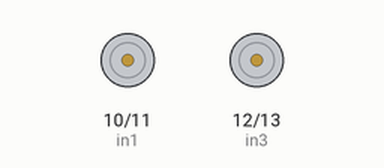
This sketch was run on a simulated Arduino Uno, built with avr-gcc and run on an emulated ATmega328P. Parts: motor-driver pin pairs drawn as motors (green arrow = first pin HIGH = forward, orange = second pin HIGH = backward, longer = more drive, scaled by the enable pin). At 27.4 s the program stops and its outputs stay as they are.

Above: at 0.1 s.
At 12.7 s:
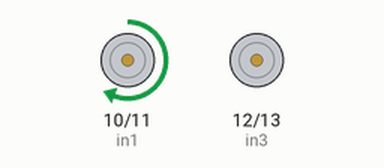
At 24.7 s:
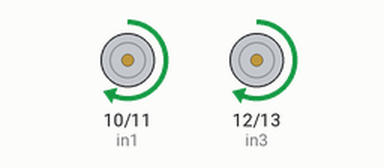
Timing chart, 0 to 28.9 s (numbered marks = the images above):
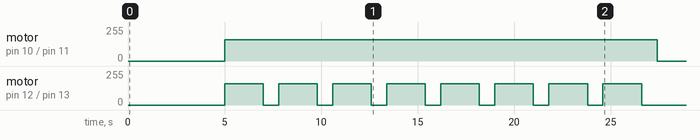

Measured:
- by itself, motor on pin 10 (in1) / pin 11 (in2): stopped → forward 160/255 at 5.0 s, → stopped 22.4 s later
- by itself, motor on pin 12 (in3) / pin 13 (in4): alternates forward 160/255 for 2.0 s and stopped for 0.80 s

The sketch:

Programme_controlled_robot.ino
```cpp
#define enA 3 // Enable1 L298 Pin enA
#define in1 10 // Motor1  L298 Pin in1
#define in2 11 // Motor1  L298 Pin in1
#define in3 12 // Motor2  L298 Pin in1
#define in4 13 // Motor2  L298 Pin in1
#define enB 5 // Enable2 L298 Pin enB

void setup() {
  // put your setup code here, to run once
  pinMode(enA, OUTPUT); // declare as output for L298 Pin enA
  pinMode(in1, OUTPUT); // declare as output for L298 Pin in1
  pinMode(in2, OUTPUT); // declare as output for L298 Pin in2
  pinMode(in3, OUTPUT); // declare as output for L298 Pin in3
  pinMode(in4, OUTPUT); // declare as output for L298 Pin in4
  pinMode(enB, OUTPUT); // declare as output for L298 Pin enB

  analogWrite(enA, 160); // Write The Duty Cycle 0 to 255 Enable Pin A for Motor1 Speed
  analogWrite(enB, 160); // Write The Duty Cycle 0 to 255 Enable Pin B for Motor2 Speed
}

void loop() {
  delay(5000);
  for (int i = 0; i < 2; i++) {
    for (int i = 0; i < 4; i++) {
      forward(); // Corrected function name
      delay(2000);
      turnRight(); // Corrected function name
      delay(800);
    }
  }
  Stop(); // Corrected function name
  while (true) {
    // Loop indefinitely after completing the for loop.
  }
}

void forward() { // Corrected function name
  digitalWrite(in1, HIGH); // Right Motor forward Pin
  digitalWrite(in2, LOW);  // Right Motor backward Pin
  digitalWrite(in3, HIGH); // Left Motor backward Pin
  digitalWrite(in4, LOW);   // Left Motor forward Pin
}

void backward() {          //turnRight
  digitalWrite(in1, LOW);  //Right Motor forword Pin
  digitalWrite(in2, HIGH);   //Right Motor backword Pin
  digitalWrite(in3, LOW);   //Left Motor backword Pin
  digitalWrite(in4, HIGH);   //Left Motor forword Pin
}

void turnRight() {
  digitalWrite(in1, HIGH); // Right Motor forward Pin
  digitalWrite(in2, LOW);  // Right Motor backward Pin
  digitalWrite(in3, LOW);   // Left Motor backward Pin
  digitalWrite(in4, LOW);   // Left Motor forward Pin
}

void turnLeft() {
  digitalWrite(in1, LOW);   // Right Motor forward Pin
  digitalWrite(in2, LOW);   // Right Motor backward Pin
  digitalWrite(in3, HIGH);  // Left Motor backward Pin
  digitalWrite(in4, LOW);   // Left Motor forward Pin
}

void Stop() {
  digitalWrite(in1, LOW); // Right Motor forward Pin
  digitalWrite(in2, LOW); // Right Motor backward Pin
  digitalWrite(in3, LOW); // Left Motor backward Pin
  digitalWrite(in4, LOW); // Left Motor forward Pin
}
```
